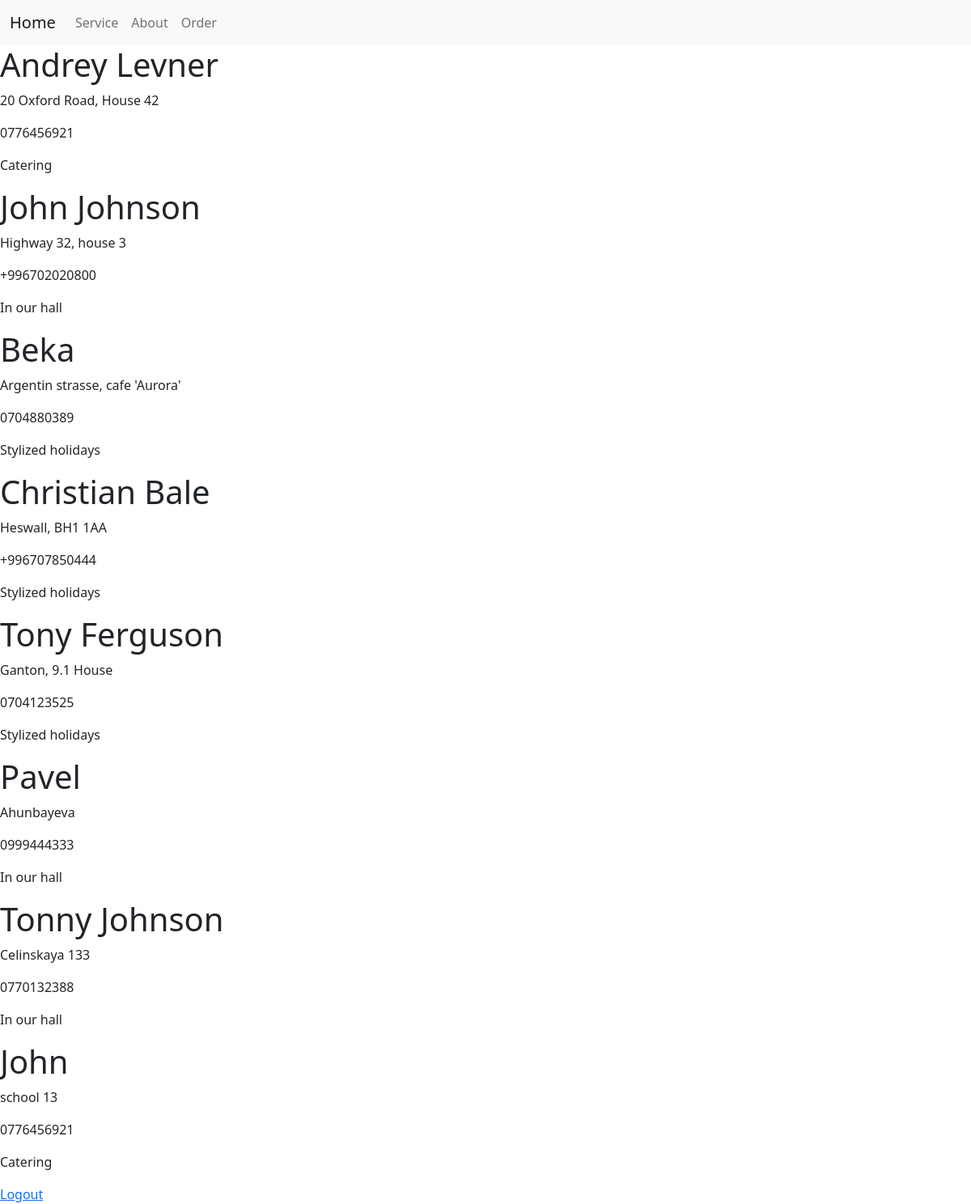
/order/ (signed in), run on the app's committed database.
### blog/models.py (models this page shows, shortened)
class Form(models.Model):
    ORDER = (
        ("In our hall", "In our hall"),
        ("Catering", "Catering"),
        ("Stylized holidays", "Stylized holidays"),
    )
    name = models.CharField(max_length=60)
    address = models.CharField(max_length=150)
    phone = models.CharField(max_length=13)
    order = models.CharField(max_length=100, choices=ORDER)
    date = models.DateField(auto_now_add=True, null=True)

### blog/views.py (the view, shortened to what this page needs)
# urls.py: path("order/", views.order, name="order"),
def order(request):
    method = request.method
    orderpage = models.Orderpage.objects.all()
    form = models.Form.objects.all()
    return render(request, "add_form.html", {"form": form, 'orderpage': orderpage})

### templates/add_form.html (shortened to what this page needs)
<!DOCTYPE html>
{% load static %}
<html lang="en">
<head>
    <link href="https://cdn.jsdelivr.net/npm/bootstrap@5.2.3/dist/css/bootstrap.min.css" rel="stylesheet"
>
    <link rel="stylesheet" href="{% static 'style.css' %}">
</head>
<div>
    <header>
        <nav class="navbar navbar-expand-lg bg-light">
            <div class="container-fluid">
                <a class="navbar-brand" href="/main/">Home</a>
                <div class="collapse navbar-collapse" id="navbarNav">
                    <ul class="navbar-nav">
                        <li class="nav-item">
                            <a class="nav-link" href="/service/">Service</a>
                        </li>
                        <li class="nav-item">
                            <a class="nav-link" href="/about/">About</a>
                        </li>
                        <li class="nav-item">
                            <a class="nav-link" href="/order/">Order</a>
                        </li>
                    </ul>
                </div>
            </div>
        </nav>
    </header>
</div>
{% if user.is_authenticated %}
    <div>
        {% for i in form %}
            <h1>{{ i.name }}</h1>
            <p>{{ i.address }}</p>
            <P>{{ i.phone }}</P>
            <p>{{ i.order }}</p>
        {% endfor %}
        <a href="/accounts/logout/">Logout</a>
    </div>
{% endif %}
</html>

### data on the page
Form: name "Andrey Levner", address "20 Oxford Road, House 42", phone "0776456921", order "Catering"
Form: name "John Johnson", address "Highway 32, house 3", phone "+996702020800", order "In our hall"
Form: name "Beka", address "Argentin strasse, cafe 'Aurora'", phone "0704880389", order "Stylized holidays"
Form: name "Christian Bale", address "Heswall, BH1 1AA", phone "+996707850444", order "Stylized holidays"
Form: name "Tony Ferguson", address "Ganton, 9.1 House", phone "0704123525", order "Stylized holidays"
Form: name "Pavel", address "Ahunbayeva", phone "0999444333", order "In our hall"
Form: name "Tonny Johnson", address "Celinskaya 133", phone "0770132388", order "In our hall"
Form: name "John", address "school 13", phone "0776456921", order "Catering"
